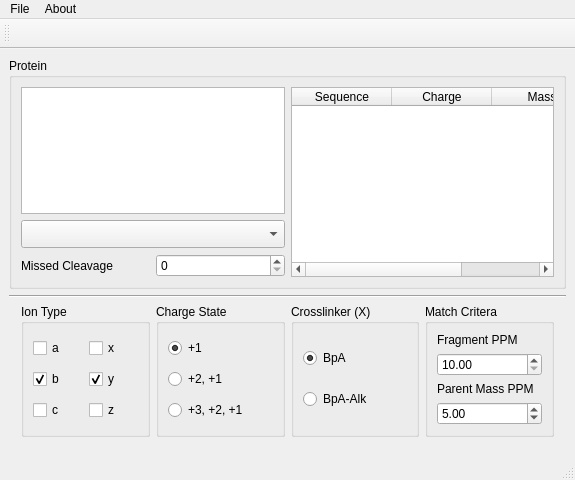
<?xml version="1.0" encoding="UTF-8"?>
<ui version="4.0">
 <class>MainWindow</class>
 <widget class="QMainWindow" name="MainWindow">
  <property name="geometry">
   <rect>
    <x>0</x>
    <y>0</y>
    <width>575</width>
    <height>480</height>
   </rect>
  </property>
  <property name="minimumSize">
   <size>
    <width>575</width>
    <height>480</height>
   </size>
  </property>
  <property name="maximumSize">
   <size>
    <width>575</width>
    <height>480</height>
   </size>
  </property>
  <property name="windowTitle">
   <string>Interlink</string>
  </property>
  <widget class="QWidget" name="centralwidget">
   <layout class="QVBoxLayout" name="verticalLayout_6">
    <item>
     <widget class="QGroupBox" name="groupBox">
      <property name="title">
       <string>Protein</string>
      </property>
      <layout class="QHBoxLayout" name="horizontalLayout">
       <item>
        <layout class="QVBoxLayout" name="verticalLayout">
         <item>
          <widget class="QTextEdit" name="protein_sequence">
           <property name="font">
            <font>
             <family>Courier New</family>
             <pointsize>12</pointsize>
            </font>
           </property>
           <property name="autoFillBackground">
            <bool>false</bool>
           </property>
           <property name="html">
            <string>&lt;!DOCTYPE HTML PUBLIC &quot;-//W3C//DTD HTML 4.0//EN&quot; &quot;http://www.w3.org/TR/REC-html40/strict.dtd&quot;&gt;
&lt;html&gt;&lt;head&gt;&lt;meta name=&quot;qrichtext&quot; content=&quot;1&quot; /&gt;&lt;style type=&quot;text/css&quot;&gt;
p, li { white-space: pre-wrap; }
&lt;/style&gt;&lt;/head&gt;&lt;body style=&quot; font-family:'Courier New'; font-size:12pt; font-weight:400; font-style:normal;&quot;&gt;
&lt;p style=&quot;-qt-paragraph-type:empty; margin-top:0px; margin-bottom:0px; margin-left:0px; margin-right:0px; -qt-block-indent:0; text-indent:0px; font-size:10pt;&quot;&gt;&lt;br /&gt;&lt;/p&gt;&lt;/body&gt;&lt;/html&gt;</string>
           </property>
          </widget>
         </item>
         <item>
          <widget class="QComboBox" name="protease_list">
           <property name="font">
            <font>
             <pointsize>13</pointsize>
            </font>
           </property>
          </widget>
         </item>
         <item>
          <layout class="QHBoxLayout" name="horizontalLayout_3">
           <item>
            <widget class="QLabel" name="label">
             <property name="text">
              <string>Missed Cleavage</string>
             </property>
            </widget>
           </item>
           <item>
            <widget class="QSpinBox" name="max_missed_cleavage">
             <property name="maximumSize">
              <size>
               <width>300</width>
               <height>16777215</height>
              </size>
             </property>
             <property name="minimum">
              <number>0</number>
             </property>
             <property name="maximum">
              <number>5</number>
             </property>
             <property name="value">
              <number>0</number>
             </property>
            </widget>
           </item>
          </layout>
         </item>
        </layout>
       </item>
       <item>
        <widget class="QTableWidget" name="peptides_list">
         <property name="editTriggers">
          <set>QAbstractItemView::NoEditTriggers</set>
         </property>
         <property name="alternatingRowColors">
          <bool>true</bool>
         </property>
         <property name="selectionMode">
          <enum>QAbstractItemView::SingleSelection</enum>
         </property>
         <property name="selectionBehavior">
          <enum>QAbstractItemView::SelectRows</enum>
         </property>
         <property name="columnCount">
          <number>3</number>
         </property>
         <attribute name="horizontalHeaderStretchLastSection">
          <bool>true</bool>
         </attribute>
         <attribute name="verticalHeaderVisible">
          <bool>false</bool>
         </attribute>
         <column>
          <property name="text">
           <string>Sequence</string>
          </property>
         </column>
         <column>
          <property name="text">
           <string>Charge</string>
          </property>
         </column>
         <column>
          <property name="text">
           <string>Mass</string>
          </property>
         </column>
        </widget>
       </item>
      </layout>
     </widget>
    </item>
    <item>
     <widget class="Line" name="line">
      <property name="orientation">
       <enum>Qt::Horizontal</enum>
      </property>
     </widget>
    </item>
    <item>
     <layout class="QHBoxLayout" name="horizontalLayout_4">
      <property name="leftMargin">
       <number>12</number>
      </property>
      <property name="rightMargin">
       <number>12</number>
      </property>
      <property name="bottomMargin">
       <number>12</number>
      </property>
      <item>
       <widget class="QGroupBox" name="ion_type_group">
        <property name="title">
         <string>Ion Type</string>
        </property>
        <layout class="QGridLayout" name="gridLayout_3">
         <item row="1" column="0">
          <widget class="QCheckBox" name="b">
           <property name="text">
            <string>b</string>
           </property>
           <property name="checked">
            <bool>true</bool>
           </property>
          </widget>
         </item>
         <item row="2" column="0">
          <widget class="QCheckBox" name="c">
           <property name="text">
            <string>c</string>
           </property>
           <property name="checked">
            <bool>false</bool>
           </property>
          </widget>
         </item>
         <item row="0" column="0">
          <widget class="QCheckBox" name="a">
           <property name="text">
            <string>a</string>
           </property>
           <property name="checked">
            <bool>false</bool>
           </property>
          </widget>
         </item>
         <item row="0" column="1">
          <widget class="QCheckBox" name="x">
           <property name="text">
            <string>x</string>
           </property>
           <property name="checked">
            <bool>false</bool>
           </property>
          </widget>
         </item>
         <item row="2" column="1">
          <widget class="QCheckBox" name="z">
           <property name="text">
            <string>z</string>
           </property>
           <property name="checked">
            <bool>false</bool>
           </property>
          </widget>
         </item>
         <item row="1" column="1">
          <widget class="QCheckBox" name="y">
           <property name="text">
            <string>y</string>
           </property>
           <property name="checked">
            <bool>true</bool>
           </property>
          </widget>
         </item>
        </layout>
       </widget>
      </item>
      <item>
       <widget class="QGroupBox" name="charge_state_group">
        <property name="title">
         <string>Charge State</string>
        </property>
        <layout class="QVBoxLayout" name="verticalLayout_3">
         <item>
          <widget class="QRadioButton" name="p1">
           <property name="text">
            <string>+1</string>
           </property>
           <property name="checked">
            <bool>true</bool>
           </property>
          </widget>
         </item>
         <item>
          <widget class="QRadioButton" name="p2">
           <property name="text">
            <string>+2, +1</string>
           </property>
          </widget>
         </item>
         <item>
          <widget class="QRadioButton" name="p3">
           <property name="text">
            <string>+3, +2, +1</string>
           </property>
          </widget>
         </item>
        </layout>
       </widget>
      </item>
      <item>
       <widget class="QGroupBox" name="crosslinker_group">
        <property name="title">
         <string>Crosslinker (X)</string>
        </property>
        <layout class="QVBoxLayout" name="verticalLayout_5">
         <item>
          <widget class="QRadioButton" name="bpa">
           <property name="text">
            <string>BpA</string>
           </property>
           <property name="checked">
            <bool>true</bool>
           </property>
          </widget>
         </item>
         <item>
          <widget class="QRadioButton" name="bpa_alk">
           <property name="enabled">
            <bool>true</bool>
           </property>
           <property name="text">
            <string>BpA-Alk</string>
           </property>
          </widget>
         </item>
        </layout>
       </widget>
      </item>
      <item>
       <widget class="QGroupBox" name="groupBox_3">
        <property name="maximumSize">
         <size>
          <width>400</width>
          <height>16777215</height>
         </size>
        </property>
        <property name="title">
         <string>Match Critera</string>
        </property>
        <layout class="QVBoxLayout" name="verticalLayout_4">
         <item>
          <widget class="QLabel" name="label_2">
           <property name="text">
            <string>Fragment PPM</string>
           </property>
          </widget>
         </item>
         <item>
          <widget class="QDoubleSpinBox" name="ppm_cutoff">
           <property name="minimum">
            <double>10.000000000000000</double>
           </property>
           <property name="maximum">
            <double>300.000000000000000</double>
           </property>
          </widget>
         </item>
         <item>
          <widget class="QLabel" name="label_3">
           <property name="text">
            <string>Parent Mass PPM</string>
           </property>
          </widget>
         </item>
         <item>
          <widget class="QDoubleSpinBox" name="parent_ppm_cutoff">
           <property name="minimum">
            <double>1.000000000000000</double>
           </property>
           <property name="maximum">
            <double>50.000000000000000</double>
           </property>
           <property name="value">
            <double>5.000000000000000</double>
           </property>
          </widget>
         </item>
        </layout>
       </widget>
      </item>
     </layout>
    </item>
   </layout>
  </widget>
  <widget class="QMenuBar" name="menubar">
   <property name="geometry">
    <rect>
     <x>0</x>
     <y>0</y>
     <width>575</width>
     <height>22</height>
    </rect>
   </property>
   <widget class="QMenu" name="menuFile">
    <property name="title">
     <string>File</string>
    </property>
    <addaction name="actionImport_Protein"/>
    <addaction name="separator"/>
    <addaction name="actionImport_UV_Spectra_1"/>
    <addaction name="actionImport_UV_Spectra_2"/>
   </widget>
   <widget class="QMenu" name="menuAbout">
    <property name="title">
     <string>About</string>
    </property>
   </widget>
   <addaction name="menuFile"/>
   <addaction name="menuAbout"/>
  </widget>
  <widget class="QStatusBar" name="statusbar"/>
  <widget class="QToolBar" name="toolBar">
   <property name="minimumSize">
    <size>
     <width>0</width>
     <height>30</height>
    </size>
   </property>
   <property name="windowTitle">
    <string>toolBar</string>
   </property>
   <attribute name="toolBarArea">
    <enum>TopToolBarArea</enum>
   </attribute>
   <attribute name="toolBarBreak">
    <bool>false</bool>
   </attribute>
  </widget>
  <action name="actionImport_UV_Spectra_1">
   <property name="text">
    <string>Import UV+ Spectra...</string>
   </property>
  </action>
  <action name="actionImport_UV_Spectra_2">
   <property name="text">
    <string>Import UV- Spectra...</string>
   </property>
  </action>
  <action name="actionImport_Protein">
   <property name="text">
    <string>Import Protein...</string>
   </property>
  </action>
 </widget>
 <resources/>
 <connections/>
</ui>
